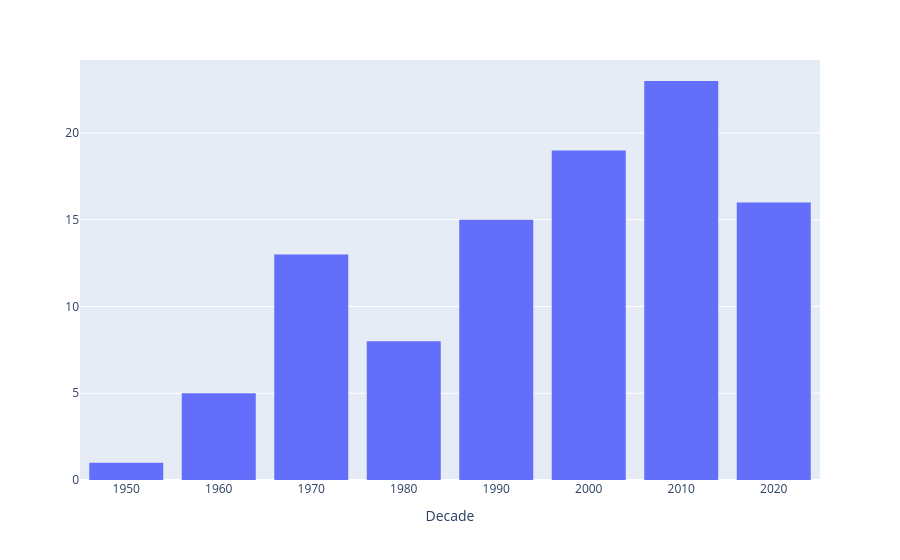

Source (notebook cell):
### Code cell
fig = px.histogram(df[df["Decade"]!="0"].sort_values(by="Decade"), x="Decade")
fig.update_layout(yaxis_title=None)
fig.show()

### Figure 1 — Plotly figure (JSON) as saved in the notebook; plotly's stock layout.template omitted (floating-point values rounded to 4 significant figures)
{"data": [{"bingroup": "x", "hovertemplate": "Decade=%{x}<br>count=%{y}<extra></extra>", "legendgroup": "", "marker": {"color": "#636efa", "pattern": {"shape": ""}}, "name": "", "orientation": "v", "showlegend": false, "type": "histogram", "x": ["1950", "1960", "1960", "1960", "1960", "1960", "1970", "1970", "1970", "1970", "1970", "1970", "1970", "1970", "1970", "1970", "1970", "1970", "1970", "1980", "1980", "1980", "1980", "1980", "1980", "1980", "1980", "1990", "1990", "1990", "1990", "1990", "1990", "1990", "1990", "1990", "1990", "1990", "1990", "1990", "1990", "1990", "2000", "2000", "2000", "2000", "2000", "2000", "2000", "2000", "2000", "2000", "2000", "2000", "2000", "2000", "2000", "2000", "2000", "2000", "2000", "2010", "2010", "2010", "2010", "2010", "2010", "2010", "2010", "2010", "2010", "2010", "2010", "2010", "2010", "2010", "2010", "2010", "2010", "2010", "2010", "2010", "2010", "2010", "2020", "2020", "2020", "2020", "2020", "2020", "2020", "2020", "2020", "2020", "2020", "2020", "2020", "2020", "2020", "2020"], "xaxis": "x", "yaxis": "y"}], "layout": {"barmode": "relative", "legend": {"tracegroupgap": 0}, "margin": {"t": 60}, "xaxis": {"anchor": "y", "domain": [0, 1], "title": {"text": "Decade"}}, "yaxis": {"anchor": "x", "domain": [0, 1], "title": {}}}}
